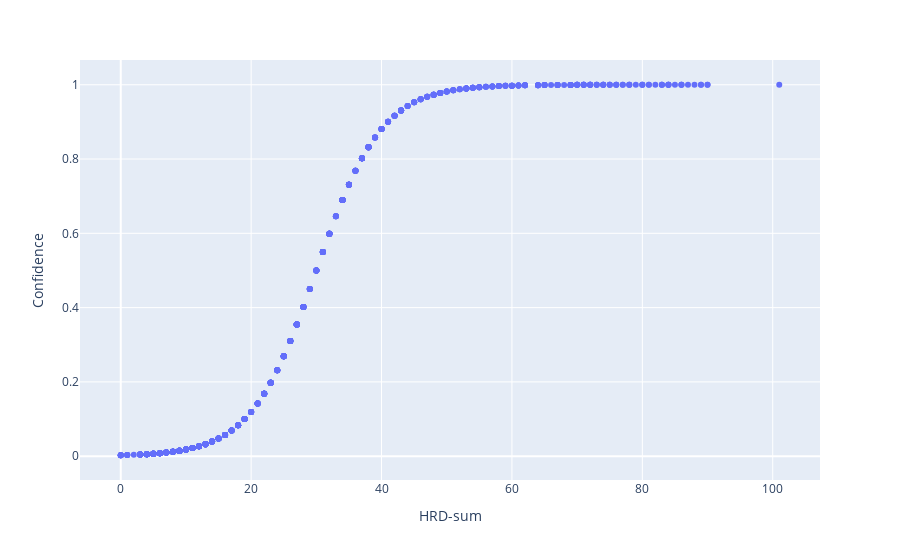

Notebook source saved alongside this figure:
### Code cell
px.scatter(df, x = 'HRD-sum', y = 'Confidence')

### Figure 1 — Plotly figure (JSON) as saved in the notebook; plotly's stock layout.template omitted (floating-point values rounded to 4 significant figures; data arrays with more than 128 entries replaced by an {"elided": "..."} marker saying what was removed)
{"data": [{"hovertemplate": "HRD-sum=%{x}<br>Confidence=%{y}<extra></extra>", "legendgroup": "", "marker": {"color": "#636efa", "symbol": "circle"}, "mode": "markers", "name": "", "orientation": "v", "showlegend": false, "type": "scatter", "x": {"elided": "857 int values"}, "xaxis": "x", "y": {"elided": "857 float values"}, "yaxis": "y"}], "layout": {"legend": {"tracegroupgap": 0}, "margin": {"t": 60}, "xaxis": {"anchor": "y", "domain": [0, 1], "title": {"text": "HRD-sum"}}, "yaxis": {"anchor": "x", "domain": [0, 1], "title": {"text": "Confidence"}}}}
